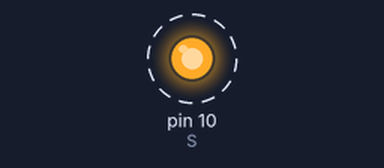
The sketch below on a simulated Arduino Uno, built with avr-gcc and run on an emulated ATmega328P. Shown: output pins drawn as LEDs (lit = HIGH). Dashed ring = blinking. Pins used as bus, display or sensor lines are not drawn.

Above: at 0.5 s.
Timing chart, 0 to 4.6 s (numbered marks = the images above):
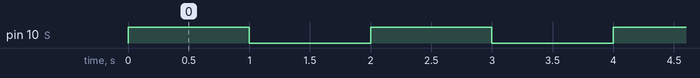

Measured:
- by itself, pin 10 (S): alternates HIGH for 1.0 s and LOW for 1.0 s

The sketch:

Relay.ino
```cpp
#define VCC 9
#define GND 8
#define S 10

void setup() {
  pinMode(VCC,OUTPUT);
  pinMode(GND,OUTPUT);
  pinMode(S,OUTPUT);
  digitalWrite(VCC,HIGH);
  digitalWrite(GND,LOW);

}

void loop() {
   digitalWrite(S,HIGH);
   delay(1000);
   digitalWrite(S,LOW);
   delay(1000);
}
```
